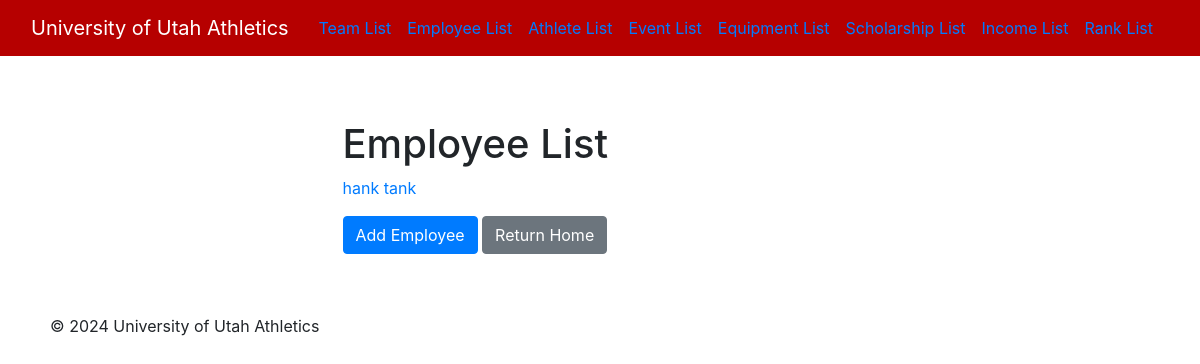
Before: /athletics/employee/list/ with the older database file.
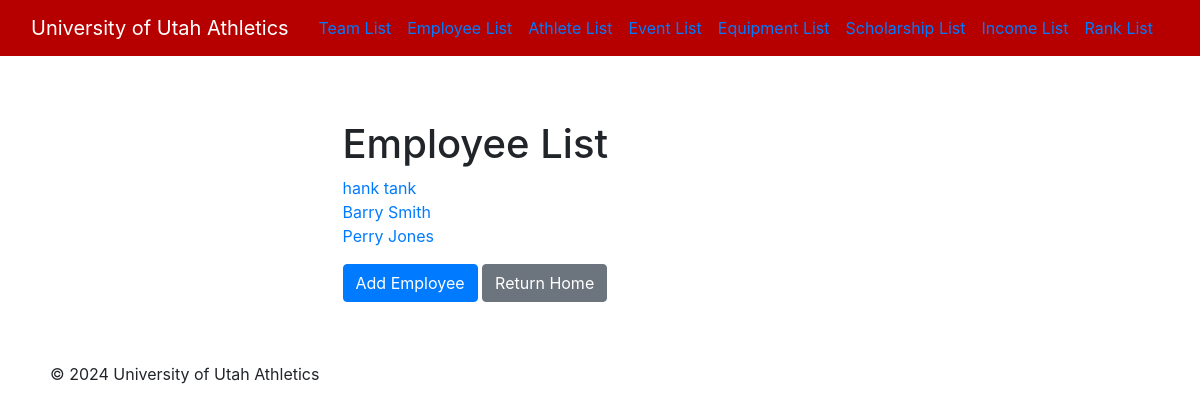
After: the same page with the newer database file.
### athletics/models.py (models this page shows, shortened)
class Employee(models.Model):
    employee_id = models.AutoField(primary_key=True)
    first_name = models.CharField(max_length=255)
    last_name = models.CharField(max_length=255)
    title = models.CharField(max_length=255)
    start_date = models.DateField()
    end_date = models.DateField(null=True, blank=True)
    salary = models.IntegerField()
    administrator = models.BooleanField()
    user_id = models.CharField(max_length=255)
    password = models.CharField(max_length=255)
    teams = models.ManyToManyField('Team', related_name='employees_associated', blank=True)

### athletics/views.py (the view)
# urls.py: path('employee/list/', views.EmployeeList.as_view(),name='employee-list'),
class EmployeeList(View):
    def get(self, request):
        employees = Employee.objects.all()
        return render(request=request,
                      template_name='employee_list.html',
                      context={'employees': employees})

### athletics/templates/employee_list.html (shortened to what this page needs)
{% extends 'base.html' %}
{% block content %}
<div class="container">
    <div class="row">
        <div class="col-md-6 offset-md-3">
            <h1 class="mt-4">Employee List</h1>
            <ul class="list-unstyled">
                {% for employee in employees %}
                    <li><a href="/athletics/employee/details/{{ employee.employee_id }}/">{{ employee.first_name }} {{ employee.last_name }}</a></li>
                {% endfor %}
            </ul>
            <a href="/athletics/employee/add/" class="btn btn-primary">Add Employee</a>
            <a href="/athletics/home/" class="btn btn-secondary">Return Home</a>
        </div>
    </div>
</div>
{% endblock %}

Changed rows visible on the page:
added Employee: first_name "Barry", last_name "Smith"
added Employee: first_name "Perry", last_name "Jones"
